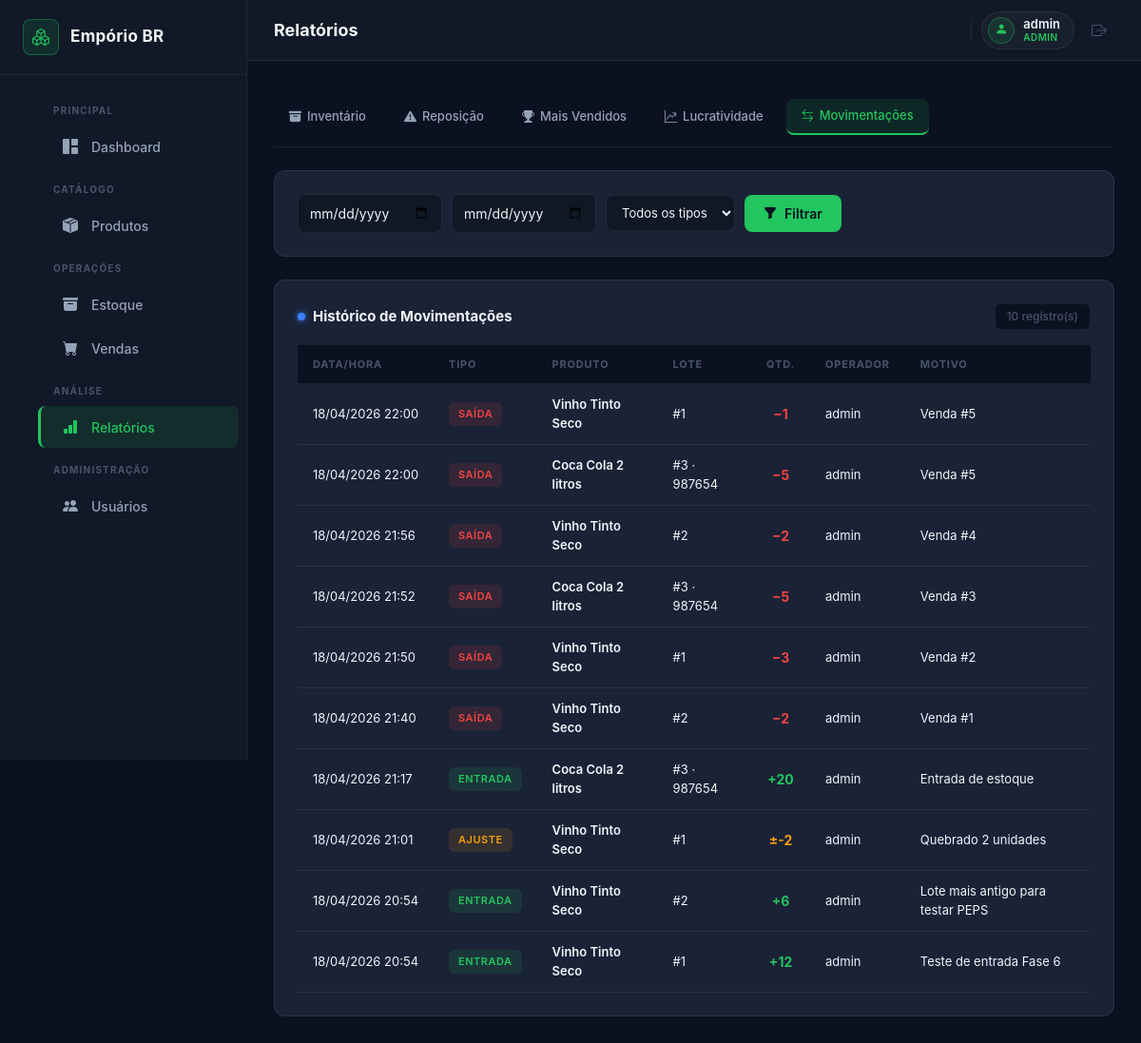
The page /relatorios/movimentacoes (signed in) on the database as committed earlier.
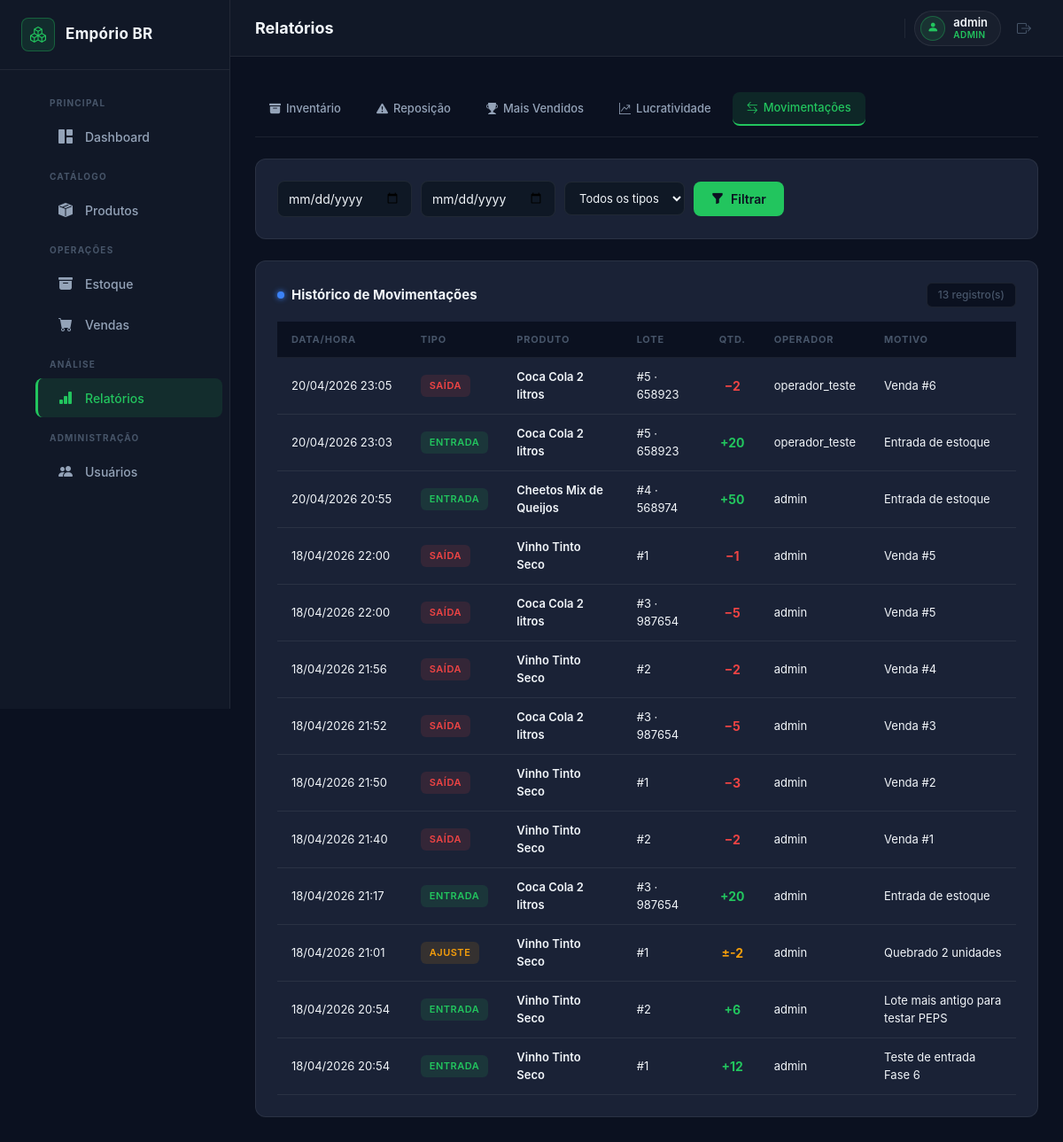
The same page on the database as committed later.
### app/models/models.py (models this page shows, shortened)
class Movimentacao(db.Model):
    __tablename__ = 'movimentacoes'
    id = db.Column(db.Integer, primary_key=True)
    produto_id = db.Column(db.Integer, db.ForeignKey('produtos.id'), nullable=False)
    lote_id = db.Column(db.Integer, db.ForeignKey('lotes.id'))
    tipo = db.Column(db.String(20), nullable=False)  # 'entrada', 'saida', 'ajuste'
    quantidade = db.Column(db.Integer, nullable=False)
    data = db.Column(db.DateTime, default=lambda: datetime.now(timezone.utc))
    usuario_id = db.Column(db.Integer, db.ForeignKey('usuarios.id'), nullable=False)
    motivo = db.Column(db.String(200))

class Produto(db.Model):
    __tablename__ = 'produtos'
    id = db.Column(db.Integer, primary_key=True)
    nome = db.Column(db.String(150), nullable=False)
    categoria_id = db.Column(db.Integer, db.ForeignKey('categorias.id'), nullable=False)
    fabricante = db.Column(db.String(100))
    volume = db.Column(db.String(30))
    peso = db.Column(db.String(30))
    codigo_barras = db.Column(db.String(50), unique=True)
    margem_lucro = db.Column(db.Float, nullable=False, default=30.0)
    preco_custo = db.Column(db.Float, nullable=False, default=0.0)
    preco_venda = db.Column(db.Float, nullable=False, default=0.0)
    estoque_minimo = db.Column(db.Integer, nullable=False, default=5)
    estoque_maximo = db.Column(db.Integer, nullable=False, default=100)
    ativo = db.Column(db.Boolean, default=True)
    lotes = db.relationship('Lote', backref='produto', lazy='dynamic')
    movimentacoes = db.relationship('Movimentacao', backref='produto', lazy='dynamic')

class Lote(db.Model):
    __tablename__ = 'lotes'
    id = db.Column(db.Integer, primary_key=True)
    produto_id = db.Column(db.Integer, db.ForeignKey('produtos.id'), nullable=False)
    numero_lote = db.Column(db.String(60))
    quantidade = db.Column(db.Integer, nullable=False, default=0)
    data_validade = db.Column(db.Date)
    data_entrada = db.Column(db.DateTime, default=lambda: datetime.now(timezone.utc))
    itens_venda = db.relationship('ItemVenda', backref='lote', lazy='dynamic')
    movimentacoes = db.relationship('Movimentacao', backref='lote', lazy='dynamic')

class Usuario(UserMixin, db.Model):
    __tablename__ = 'usuarios'
    id = db.Column(db.Integer, primary_key=True)
    nome = db.Column(db.String(100), nullable=False)
    senha_hash = db.Column(db.String(255), nullable=False)
    perfil = db.Column(db.String(20), nullable=False, default='operador')  # 'admin' ou 'operador'
    ativo = db.Column(db.Boolean, default=True)
    movimentacoes = db.relationship('Movimentacao', backref='usuario', lazy='dynamic')
    vendas = db.relationship('Venda', backref='usuario', lazy='dynamic')
    @property
    def is_admin(self):
        return self.perfil == 'admin'

### app/routes/relatorios.py (the view)
@relatorios_bp.route('/relatorios/movimentacoes')
@login_required
@requer_admin
def relatorio_movimentacoes():
    pagina = request.args.get('pagina', 1, type=int)
    data_ini = request.args.get('data_ini', '')
    data_fim = request.args.get('data_fim', '')
    tipo = request.args.get('tipo', '')
    query = Movimentacao.query.order_by(Movimentacao.data.desc())
    if data_ini:
        try:
            query = query.filter(Movimentacao.data >=
                                 datetime.fromisoformat(data_ini))
        except ValueError:
            pass
    if data_fim:
        try:
            query = query.filter(
                Movimentacao.data <= datetime.fromisoformat(data_fim + 'T23:59:59'))
        except ValueError:
            pass
    if tipo in ('entrada', 'saida', 'ajuste'):
        query = query.filter_by(tipo=tipo)
    paginacao = query.paginate(
        page=pagina, per_page=POR_PAGINA, error_out=False)
    return render_template(
        'relatorios/movimentacoes.html',
        paginacao=paginacao,
        data_ini=data_ini,
        data_fim=data_fim,
        tipo=tipo,
    )

### app/models/models.py (called while the page is built)
@login_manager.user_loader
def load_user(user_id):
    return Usuario.query.get(int(user_id))

### app/routes/relatorios.py (called while the page is built)
def requer_admin(f):
    @wraps(f)
    def decorated(*args, **kwargs):
        if not current_user.is_admin:
            abort(403)
        return f(*args, **kwargs)
    return decorated

### app/templates/relatorios/movimentacoes.html (shortened to what this page needs)
{% extends 'base.html' %}
{% block page_title %}Relatórios{% endblock %}
{% block content %}
{% include 'relatorios/_tabs.html' %}
<div class="card-dark mb-4">
  <form method="GET" class="filter-row">
    <div class="filter-input" style="min-width:unset; flex:unset">
      <input type="date" name="data_ini" class="filter-control" style="padding-left:12px"
             value="{{ data_ini }}">
    </div>
    <div class="filter-input" style="min-width:unset; flex:unset">
      <input type="date" name="data_fim" class="filter-control" style="padding-left:12px"
             value="{{ data_fim }}">
    </div>
    <select name="tipo" class="filter-select">
      <option value="">Todos os tipos</option>
    </select>
    <button type="submit" class="btn-accent">
      <i class="bi bi-funnel-fill"></i> Filtrar
    </button>
  </form>
</div>
<div class="card-dark">
  <div class="section-header mb-3">
    <div class="section-title-group">
      <span class="section-dot dot-blue"></span>
      <h5 class="section-title">Histórico de Movimentações</h5>
    </div>
    <span class="badge-gray">{{ paginacao.total }} registro(s)</span>
  </div>
  <div class="table-scroll">
    <table class="table-dark-custom">
      <thead>
        <tr>
          <th>Data/Hora</th>
          <th>Tipo</th>
          <th>Produto</th>
          <th>Lote</th>
          <th class="text-center">Qtd.</th>
          <th>Operador</th>
          <th>Motivo</th>
        </tr>
      </thead>
      <tbody>
        {% for m in paginacao.items %}
        <tr>
          <td class="text-muted-col nowrap">
            {{ m.data.strftime('%d/%m/%Y %H:%M') }}
          </td>
          <td>
            <span class="status-badge tipo-{{ m.tipo }}">
              {{ {'entrada': 'Entrada', 'saida': 'Saída', 'ajuste': 'Ajuste'}[m.tipo] }}
            </span>
          </td>
          <td>
            <span class="product-name">{{ m.produto.nome }}</span>
          </td>
          <td class="text-muted-col">
            {% if m.lote %}
              #{{ m.lote.id }}{% if m.lote.numero_lote %} · {{ m.lote.numero_lote }}{% endif %}
            {% else %}—{% endif %}
          </td>
          <td class="text-center">
            <strong class="{{ 'value-ok' if m.tipo == 'entrada' else ('value-danger' if m.tipo == 'saida' else 'value-warning') }}">
              {{ '+' if m.tipo == 'entrada' else ('−' if m.tipo == 'saida' else '±') }}{{ m.quantidade }}
            </strong>
          </td>
          <td class="text-muted-col">{{ m.usuario.nome }}</td>
          <td class="text-muted-col">{{ m.motivo or '—' }}</td>
        </tr>
        {% else %}
        <tr>
          <td colspan="7" class="text-center text-muted-col" style="padding: 24px">
            Nenhuma movimentação encontrada.
          </td>
        </tr>
        {% endfor %}
      </tbody>
    </table>
  </div>
</div>
{% endblock %}

Rows that differ between the two databases and show on the page:
added Movimentacao: data "20/04/2026 23:05", tipo "SAÍDA", produto.nome "Coca Cola 2 litros", lote.id "5", lote.numero_lote "658923", tipo "−", quantidade "2", usuario.nome "operador_teste", motivo "Venda #6"
added Movimentacao: data "20/04/2026 23:03", tipo "ENTRADA", produto.nome "Coca Cola 2 litros", lote.id "5", lote.numero_lote "658923", tipo "+", quantidade "20", usuario.nome "operador_teste", motivo "Entrada de estoque"
added Movimentacao: data "20/04/2026 20:55", tipo "ENTRADA", produto.nome "Cheetos Mix de Queijos", lote.id "4", lote.numero_lote "568974", tipo "+", quantidade "50", usuario.nome "admin", motivo "Entrada de estoque"
Other text that changed with them:
{{ paginacao.total }}: "10" → "13"
